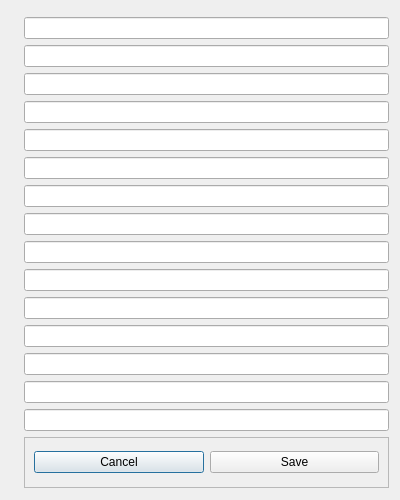
<?xml version="1.0" encoding="UTF-8"?>
<ui version="4.0">
 <class>autoSettingsDlg</class>
 <widget class="QDialog" name="autoSettingsDlg">
  <property name="geometry">
   <rect>
    <x>0</x>
    <y>0</y>
    <width>400</width>
    <height>500</height>
   </rect>
  </property>
  <property name="windowTitle">
   <string>Dialog</string>
  </property>
  <layout class="QFormLayout" name="formLayout_2">
   <property name="fieldGrowthPolicy">
    <enum>QFormLayout::AllNonFixedFieldsGrow</enum>
   </property>
   <item row="0" column="0">
    <layout class="QFormLayout" name="formLayout"/>
   </item>
   <item row="2" column="0">
    <widget class="QLabel" name="label1">
     <property name="text">
      <string/>
     </property>
    </widget>
   </item>
   <item row="2" column="1">
    <widget class="QLineEdit" name="lineEdit1"/>
   </item>
   <item row="3" column="0">
    <widget class="QLabel" name="label2">
     <property name="text">
      <string/>
     </property>
    </widget>
   </item>
   <item row="3" column="1">
    <widget class="QLineEdit" name="lineEdit2"/>
   </item>
   <item row="4" column="0">
    <widget class="QLabel" name="label3">
     <property name="text">
      <string/>
     </property>
    </widget>
   </item>
   <item row="4" column="1">
    <widget class="QLineEdit" name="lineEdit3"/>
   </item>
   <item row="5" column="0">
    <widget class="QLabel" name="label4">
     <property name="text">
      <string/>
     </property>
    </widget>
   </item>
   <item row="5" column="1">
    <widget class="QLineEdit" name="lineEdit4"/>
   </item>
   <item row="6" column="0">
    <widget class="QLabel" name="label5">
     <property name="text">
      <string/>
     </property>
    </widget>
   </item>
   <item row="6" column="1">
    <widget class="QLineEdit" name="lineEdit5"/>
   </item>
   <item row="7" column="0">
    <widget class="QLabel" name="label6">
     <property name="text">
      <string/>
     </property>
    </widget>
   </item>
   <item row="7" column="1">
    <widget class="QLineEdit" name="lineEdit6"/>
   </item>
   <item row="8" column="0">
    <widget class="QLabel" name="label7">
     <property name="text">
      <string/>
     </property>
    </widget>
   </item>
   <item row="8" column="1">
    <widget class="QLineEdit" name="lineEdit7"/>
   </item>
   <item row="9" column="0">
    <widget class="QLabel" name="label8">
     <property name="text">
      <string/>
     </property>
    </widget>
   </item>
   <item row="9" column="1">
    <widget class="QLineEdit" name="lineEdit8"/>
   </item>
   <item row="10" column="0">
    <widget class="QLabel" name="label9">
     <property name="text">
      <string/>
     </property>
    </widget>
   </item>
   <item row="10" column="1">
    <widget class="QLineEdit" name="lineEdit9"/>
   </item>
   <item row="11" column="0">
    <widget class="QLabel" name="label10">
     <property name="text">
      <string/>
     </property>
    </widget>
   </item>
   <item row="11" column="1">
    <widget class="QLineEdit" name="lineEdit10"/>
   </item>
   <item row="12" column="0">
    <widget class="QLabel" name="label11">
     <property name="text">
      <string/>
     </property>
    </widget>
   </item>
   <item row="12" column="1">
    <widget class="QLineEdit" name="lineEdit11"/>
   </item>
   <item row="16" column="1">
    <widget class="QFrame" name="frame">
     <property name="minimumSize">
      <size>
       <width>0</width>
       <height>51</height>
      </size>
     </property>
     <property name="frameShape">
      <enum>QFrame::StyledPanel</enum>
     </property>
     <property name="frameShadow">
      <enum>QFrame::Raised</enum>
     </property>
     <layout class="QHBoxLayout" name="horizontalLayout_2">
      <item>
       <layout class="QHBoxLayout" name="horizontalLayout">
        <item>
         <widget class="QPushButton" name="cancelBtn">
          <property name="text">
           <string>Cancel</string>
          </property>
         </widget>
        </item>
        <item>
         <widget class="QPushButton" name="saveBtn">
          <property name="text">
           <string>Save</string>
          </property>
         </widget>
        </item>
       </layout>
      </item>
     </layout>
    </widget>
   </item>
   <item row="1" column="0">
    <widget class="QLabel" name="label0">
     <property name="text">
      <string/>
     </property>
    </widget>
   </item>
   <item row="1" column="1">
    <widget class="QLineEdit" name="lineEdit0"/>
   </item>
   <item row="13" column="1">
    <widget class="QLineEdit" name="lineEdit12"/>
   </item>
   <item row="13" column="0">
    <widget class="QLabel" name="label12">
     <property name="text">
      <string/>
     </property>
    </widget>
   </item>
   <item row="14" column="1">
    <widget class="QLineEdit" name="lineEdit13"/>
   </item>
   <item row="14" column="0">
    <widget class="QLabel" name="label13">
     <property name="text">
      <string/>
     </property>
    </widget>
   </item>
   <item row="15" column="1">
    <widget class="QLineEdit" name="lineEdit14"/>
   </item>
   <item row="15" column="0">
    <widget class="QLabel" name="label14">
     <property name="text">
      <string/>
     </property>
    </widget>
   </item>
  </layout>
 </widget>
 <resources/>
 <connections/>
</ui>
